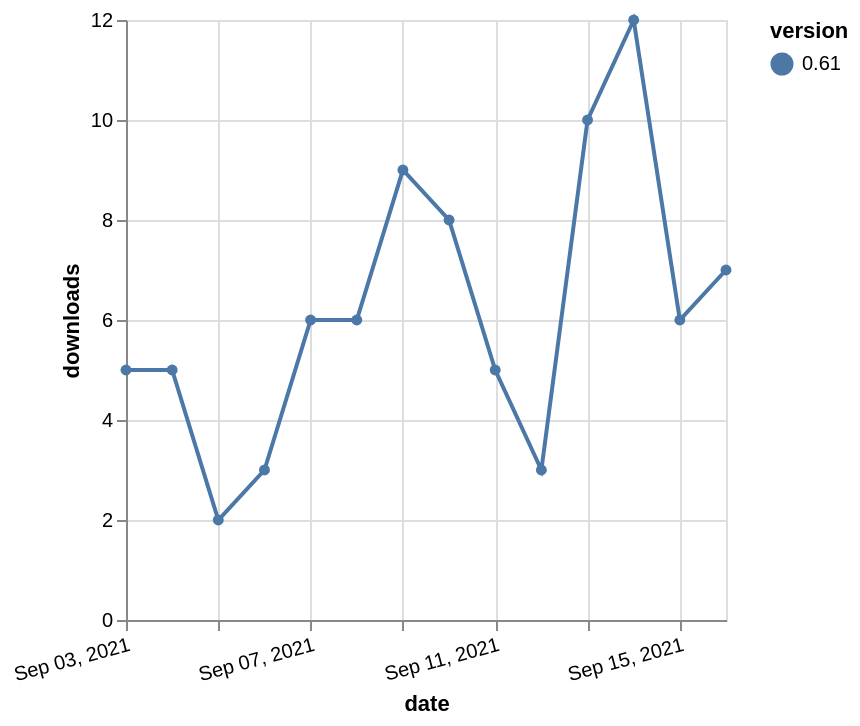

Describe this chart as a Vega-Lite specification.
### Vega-Lite specification from a JSON file in a GitHub repository (floating-point values rounded to 4 significant figures)
{"$schema": "https://vega.github.io/schema/vega-lite/v5.json", "description": "A simple bar chart with embedded data.", "data": {"values": [{"date": "2021-09-03", "total": 6691, "delta": 5, "version": "0.61"}, {"date": "2021-09-04", "total": 6696, "delta": 5, "version": "0.61"}, {"date": "2021-09-05", "total": 6698, "delta": 2, "version": "0.61"}, {"date": "2021-09-06", "total": 6701, "delta": 3, "version": "0.61"}, {"date": "2021-09-07", "total": 6707, "delta": 6, "version": "0.61"}, {"date": "2021-09-08", "total": 6713, "delta": 6, "version": "0.61"}, {"date": "2021-09-09", "total": 6722, "delta": 9, "version": "0.61"}, {"date": "2021-09-10", "total": 6730, "delta": 8, "version": "0.61"}, {"date": "2021-09-11", "total": 6735, "delta": 5, "version": "0.61"}, {"date": "2021-09-12", "total": 6738, "delta": 3, "version": "0.61"}, {"date": "2021-09-13", "total": 6748, "delta": 10, "version": "0.61"}, {"date": "2021-09-14", "total": 6760, "delta": 12, "version": "0.61"}, {"date": "2021-09-15", "total": 6766, "delta": 6, "version": "0.61"}, {"date": "2021-09-16", "total": 6773, "delta": 7, "version": "0.61"}]}, "width": "container", "mark": {"type": "line", "point": {"filled": true}}, "encoding": {"x": {"field": "date", "type": "temporal", "timeUnit": "yearmonthdate", "title": "date", "axis": {"labelAngle": -15}}, "y": {"field": "delta", "type": "quantitative", "title": "downloads"}, "color": {"field": "version", "type": "nominal"}, "tooltip": {"field": "delta"}}}
